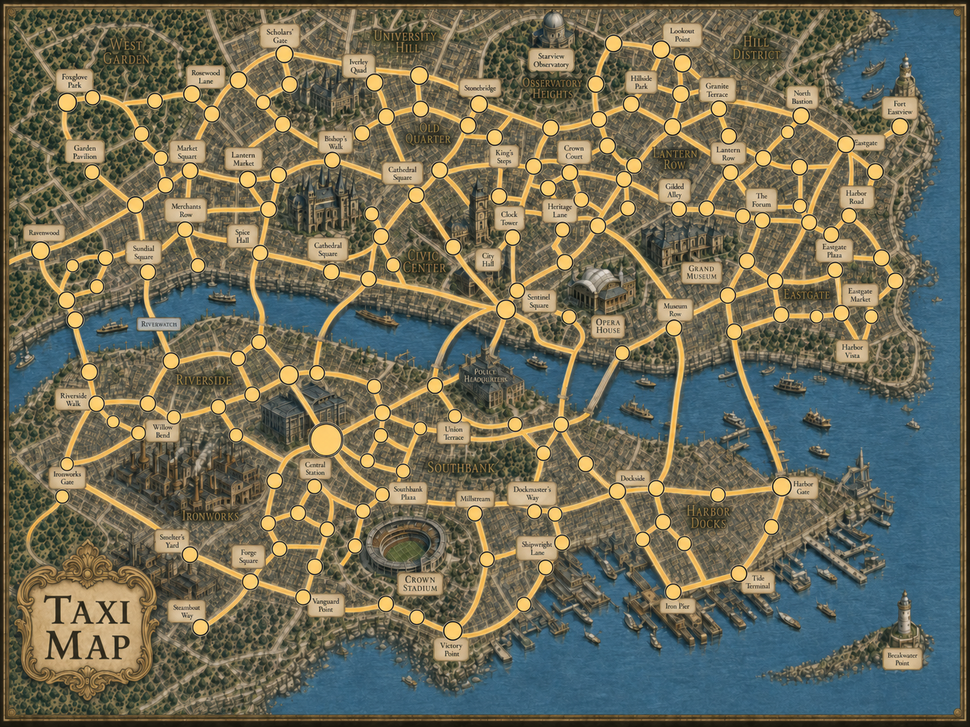
#> input picture data/raw/maps/images/taxi.png, 970 x 727 px, shrunk from 1448 x 1086 before the run, found by its file name
$ python digitize_maps.py
#> lines starting #> are read from the running program, lines starting #| are printed output that depends on the picture; after the words box and inside, x2 and y2 are one past the last pixel; in counts of white or black regions, pixels touching at a corner belong together
#!/usr/bin/env python3
"""
Multi-map digitizer for Scotland Yard.
Aligns Bus, Subway, and Map images to Taxi.png, projects the 153 master junctions,
snaps them to local circle centroids, builds transport graphs for each type, and writes outputs.
"""

import argparse
import csv
import json
import math
from pathlib import Path
import cv2
import networkx as nx
import numpy as np
from skimage.morphology import skeletonize

class DigitizerArgs:
    # Circle snapping settings
    node_h_min = 10
    node_h_max = 42
    node_s_min = 25
    node_v_min = 110

    # Road segmentation / connection parameters
    # Taxi Yellow mask
    taxi_h_min = 10
    taxi_h_max = 42
    taxi_s_min = 35
    taxi_v_min = 130

    # Bus Green mask
    bus_h_min = 35
    bus_h_max = 85
    bus_s_min = 40
    bus_v_min = 40

    # Subway Red mask
    sub_h_min = 0
    sub_h_max = 12
    sub_h_min_wrap = 160
    sub_h_max_wrap = 180
    sub_s_min = 50
    sub_v_min = 50

    # Connection parameters
    node_cut_pad = 5
    touch_radius_pad = 9
    touch_dilate = 7
    min_segment_pixels = 20

def load_master_junctions(csv_path):
    """Load reference coordinates from junctions.csv."""
    junctions = []
    with open(csv_path, "r", newline="", encoding="utf-8") as f:
        r = csv.reader(f)
        header = next(r)
        for row in r:
            if not row:
                continue
            jid, x, y, radius = int(row[0]), int(row[1]), int(row[2]), int(row[3])
            junctions.append((jid, x, y, radius))
    # Sort by ID to ensure consistency
    junctions.sort(key=lambda item: item[0])
    return junctions

def compute_homography(ref_img, tgt_img):
    """Compute Homography matrix mapping ref_img coordinates to tgt_img using ORB."""
    ref_gray = cv2.cvtColor(ref_img, cv2.COLOR_BGR2GRAY)
    tgt_gray = cv2.cvtColor(tgt_img, cv2.COLOR_BGR2GRAY)

    orb = cv2.ORB_create(nfeatures=5000)
    kp_ref, des_ref = orb.detectAndCompute(ref_gray, None)
    kp_tgt, des_tgt = orb.detectAndCompute(tgt_gray, None)

    if des_ref is None or des_tgt is None:
        print("Warning: ORB descriptors are empty. Using identity matrix.")
        return np.eye(3, dtype=np.float32)

    bf = cv2.BFMatcher(cv2.NORM_HAMMING, crossCheck=True)
    matches = bf.match(des_ref, des_tgt)
    matches = sorted(matches, key=lambda x: x.distance)

    if len(matches) < 10:
        print("Warning: Too few matches found. Using identity matrix.")
        return np.eye(3, dtype=np.float32)

    points_ref = np.zeros((len(matches), 2), dtype=np.float32)
    points_tgt = np.zeros((len(matches), 2), dtype=np.float32)
    for i, m in enumerate(matches):
        points_ref[i, :] = kp_ref[m.queryIdx].pt
        points_tgt[i, :] = kp_tgt[m.trainIdx].pt

    h, mask = cv2.findHomography(points_ref, points_tgt, cv2.RANSAC, 5.0)
    if h is None:
        print("Warning: Homography estimation failed. Using identity matrix.")
        return np.eye(3, dtype=np.float32)
    return h

def snap_coordinate(img_bgr, x, y, search_r=20, args=DigitizerArgs):
    """Find the local yellowish/cream circle centroid and snap coordinates to it."""
    hsv = cv2.cvtColor(img_bgr, cv2.COLOR_BGR2HSV)
    h, w = img_bgr.shape[:2]

    x_start = max(0, int(x - search_r))
    x_end = min(w, int(x + search_r + 1))
    y_start = max(0, int(y - search_r))
    y_end = min(h, int(y + search_r + 1))

    crop_hsv = hsv[y_start:y_end, x_start:x_end]

    # Mask for yellow/cream circle color
    mask = (crop_hsv[:, :, 0] >= args.node_h_min) & (crop_hsv[:, :, 0] <= args.node_h_max) & \
           (crop_hsv[:, :, 1] >= args.node_s_min) & (crop_hsv[:, :, 2] >= args.node_v_min)

    if np.sum(mask) == 0:
        return int(round(x)), int(round(y))

    nlabels, labels, stats, centroids = cv2.connectedComponentsWithStats(mask.astype(np.uint8))
    if nlabels <= 1:
        return int(round(x)), int(round(y))

    # Find centroid closest to the center of the crop
    crop_center_y = (y_end - y_start) / 2.0
    crop_center_x = (x_end - x_start) / 2.0
    best_dist = float('inf')
    best_cx, best_cy = x, y

    for i in range(1, nlabels):
        cx, cy = centroids[i]
        dist = math.hypot(cx - crop_center_x, cy - crop_center_y)
        if dist < best_dist:
            best_dist = dist
            best_cx = x_start + cx
            best_cy = y_start + cy

    return int(round(best_cx)), int(round(best_cy))

def segment_roads(img_bgr, mode, args=DigitizerArgs):
    """Segment roads using color thresholding based on the map mode."""
    hsv = cv2.cvtColor(img_bgr, cv2.COLOR_BGR2HSV)

    if mode == "taxi":
        lower = np.array([args.taxi_h_min, args.taxi_s_min, args.taxi_v_min], dtype=np.uint8)
        upper = np.array([args.taxi_h_max, 255, 255], dtype=np.uint8)
        mask = cv2.inRange(hsv, lower, upper)
    elif mode == "bus":
        lower = np.array([args.bus_h_min, args.bus_s_min, args.bus_v_min], dtype=np.uint8)
        upper = np.array([args.bus_h_max, 255, 255], dtype=np.uint8)
        mask = cv2.inRange(hsv, lower, upper)
    elif mode == "subway":
        lower1 = np.array([args.sub_h_min, args.sub_s_min, args.sub_v_min], dtype=np.uint8)
        upper1 = np.array([args.sub_h_max, 255, 255], dtype=np.uint8)
        mask1 = cv2.inRange(hsv, lower1, upper1)

        lower2 = np.array([args.sub_h_min_wrap, args.sub_s_min, args.sub_v_min], dtype=np.uint8)
        upper2 = np.array([args.sub_h_max_wrap, 255, 255], dtype=np.uint8)
        mask2 = cv2.inRange(hsv, lower2, upper2)

        mask = cv2.bitwise_or(mask1, mask2)
    else:
        # Default to empty mask for other modes
        mask = np.zeros(img_bgr.shape[:2], dtype=np.uint8)

    # Morphological clean up
    k = cv2.getStructuringElement(cv2.MORPH_ELLIPSE, (5, 5))
    mask = cv2.morphologyEx(mask, cv2.MORPH_CLOSE, k, iterations=2)
    mask = cv2.morphologyEx(mask, cv2.MORPH_OPEN, k, iterations=1)
    return mask

def build_graph(img_bgr, junctions, mode, args=DigitizerArgs):
    """Build graph edges by skeletonizing road mask and checking connectivity."""
    mask = segment_roads(img_bgr, mode, args)

    # Remove junction interiors so roads are disconnected components
    cut = mask.copy()
    for jid, x, y, r in junctions:
        cv2.circle(cut, (x, y), int(r + args.node_cut_pad), 0, -1)

    # Skeletonization
    skel = skeletonize(cut > 0).astype(np.uint8) * 255
    skel = cv2.dilate(skel, cv2.getStructuringElement(cv2.MORPH_ELLIPSE, (3, 3)), iterations=1)

    nlabels, labels, stats, _ = cv2.connectedComponentsWithStats(skel, connectivity=8)
    G = nx.Graph()
    for jid, x, y, r in junctions:
        G.add_node(jid, x=int(x), y=int(y), r=int(r))

    for comp_id in range(1, nlabels):
        area = stats[comp_id, cv2.CC_STAT_AREA]
        if area < args.min_segment_pixels:
            continue

        comp = (labels == comp_id).astype(np.uint8) * 255
        comp = cv2.dilate(comp, cv2.getStructuringElement(cv2.MORPH_ELLIPSE, (args.touch_dilate, args.touch_dilate)), iterations=1)

        touched = []
        for jid, x, y, r in junctions:
            ring = np.zeros(comp.shape, dtype=np.uint8)
            cv2.circle(ring, (x, y), int(r + args.touch_radius_pad), 255, -1)
            if cv2.countNonZero(cv2.bitwise_and(comp, ring)) > 0:
                touched.append(jid)

        if len(touched) == 2:
            G.add_edge(touched[0], touched[1])
        elif len(touched) > 2:
            pts = {i: np.array([junctions[i - 1][1], junctions[i - 1][2]]) for i in touched}
            # Add edges between nearest pairs in the component
            for i in touched:
                ds = sorted((np.linalg.norm(pts[i] - pts[j]), j) for j in touched if j != i)
                for _, j in ds[:2]:
                    G.add_edge(i, j)
    return G

def write_outputs(img_bgr, junctions, G, out_dir):
    """Write labelled map image, junctions.csv, graph.json, and graph.graphml."""
    out_dir.mkdir(parents=True, exist_ok=True)

    # Label circles on the image
    labelled = img_bgr.copy()
    for jid, x, y, r in junctions:
        label = str(jid)
        font = cv2.FONT_HERSHEY_SIMPLEX
        # Use a slightly larger, highly readable scale for labels
        scale = 0.50 if len(label) < 3 else 0.40
        thickness = 1
        (tw, th), _ = cv2.getTextSize(label, font, scale, thickness)

        # Compute dynamic radius:
        # 1. Base radius has +3 padding to cover the circle on the map fully.
        # 2. Text radius is the distance from center to corners to keep the text inside the circle.
        text_radius = int(math.ceil(math.hypot(tw / 2.0, th / 2.0)))
        draw_r = max(r + 3, text_radius + 3)

        # Draw backing circle
        cv2.circle(labelled, (x, y), draw_r, (245, 225, 160), -1)
        # Draw text label centered
        cv2.putText(labelled, label, (x - tw // 2, y + th // 2), font, scale, (20, 20, 20), thickness, cv2.LINE_AA)

    cv2.imwrite(str(out_dir / "junctions_labelled.png"), labelled)

    # CSV file
    with open(out_dir / "junctions.csv", "w", newline="", encoding="utf-8") as f:
        w = csv.writer(f)
        w.writerow(["id", "x", "y", "radius", "neighbors"])
        for jid, x, y, r in junctions:
            neighbors_str = " ".join(map(str, sorted(G.neighbors(jid))))
            w.writerow([jid, x, y, r, neighbors_str])

    # JSON file
    graph_json = {
        "nodes": [{"id": jid, **G.nodes[jid]} for jid in G.nodes],
        "edges": [{"source": int(a), "target": int(b)} for a, b in sorted(G.edges)],
        "adjacency": {str(jid): sorted(map(int, G.neighbors(jid))) for jid in G.nodes},
    }
    with open(out_dir / "graph.json", "w", encoding="utf-8") as f:
        json.dump(graph_json, f, indent=2)

    # GraphML file
    nx.write_graphml(G, out_dir / "graph.graphml")

def main():
    p = argparse.ArgumentParser()
    p.add_argument("--maps-dir", default=".", help="Directory containing Taxi.png, Bus.png, Subway.png, Map.png")
    args = p.parse_args()

    maps_dir = Path(args.maps_dir)

    # Find junctions.csv reference
    ref_csv_paths = [
        maps_dir / "taxi_cv_out" / "taxi_cv_out" / "junctions.csv",
        maps_dir / "taxi_cv_out" / "junctions.csv",
        maps_dir / "junctions.csv"
    ]
    csv_path = None
    for p_path in ref_csv_paths:
        if p_path.exists():
            csv_path = p_path
            break

    if not csv_path:
        raise SystemExit("Error: Could not find reference junctions.csv in taxi_cv_out folders or maps-dir.")

    print(f"Loading master junctions from: {csv_path}")
    master_juncs = load_master_junctions(csv_path)
#> (reads data/raw/maps/taxi_cv_out/junctions.csv from the repository)
    print(f"Loaded {len(master_juncs)} reference junctions.")

    # Load reference Taxi image
    taxi_img_path = maps_dir / "Taxi.png"
    if not taxi_img_path.exists():
        raise SystemExit(f"Error: {taxi_img_path} not found.")
    ref_img = cv2.imread(str(taxi_img_path))
#> ref_img is the input picture: shape (727, 970, 3); mean B, G, R 88, 108.2, 111.3

    # Definitions of target maps
    targets = [
        {"name": "Taxi.png", "mode": "taxi", "out": "taxi_cv_out"},
        {"name": "Bus.png", "mode": "bus", "out": "bus_cv_out"},
        {"name": "Subway.png", "mode": "subway", "out": "subway_cv_out"},
        {"name": "Map.png", "mode": "map", "out": "map_cv_out"},
    ]

    # We will build and store graphs to merge them for the main Map
    graphs = {}
    snapped_junctions_dict = {}

    for tgt in targets:
        name = tgt["name"]
        mode = tgt["mode"]
        out_folder = maps_dir / tgt["out"]
        img_path = maps_dir / name

        if not img_path.exists():
            print(f"Skipping {name} (file not found).")
            continue

        print(f"\nProcessing {name} (mode={mode})...")
        img = cv2.imread(str(img_path))

        # 1. Coordinate alignment & snapping
        if name == "Taxi.png":
            # For reference map, we can use coordinates directly
            # Or snap to ensure they are perfectly centered on local yellow nodes
            snapped = []
            for jid, tx, ty, tr in master_juncs:
                sx, sy = snap_coordinate(img, tx, ty)
                snapped.append((jid, sx, sy, tr))
#> this loop made 151 passes
#> (nlabels in snap_coordinate, sx, sy) on passes 1, 5, 6: (17, 424, 78), (7, 355, 127), (36, 434, 128)
#> after the loop, snapped = 151 items, first 6: (1, 424, 78, 12), (2, 961, 67, 11), (3, 1028, 78, 12), (4, 1059, 103, 13), (5, 355, 127, 12), (6, 434, 128, 11)
        else:
            # Align using homography relative to Taxi.png
            h = compute_homography(ref_img, img)
            snapped = []
            for jid, tx, ty, tr in master_juncs:
                pt = np.array([tx, ty], dtype=np.float32).reshape(1, 1, 2)
                mpt = cv2.perspectiveTransform(pt, h).reshape(2)
                sx, sy = snap_coordinate(img, mpt[0], mpt[1])
                snapped.append((jid, sx, sy, tr))

        snapped_junctions_dict[mode] = snapped
        print(f"  Mapped and snapped {len(snapped)} junctions.")
#|   Mapped and snapped 151 junctions.

        # 2. Build graph (for Taxi, Bus, Subway)
        if mode != "map":
            G = build_graph(img, snapped, mode)
#> in segment_roads, `mask = cv2.inRange(hsv, lower, upper)`:
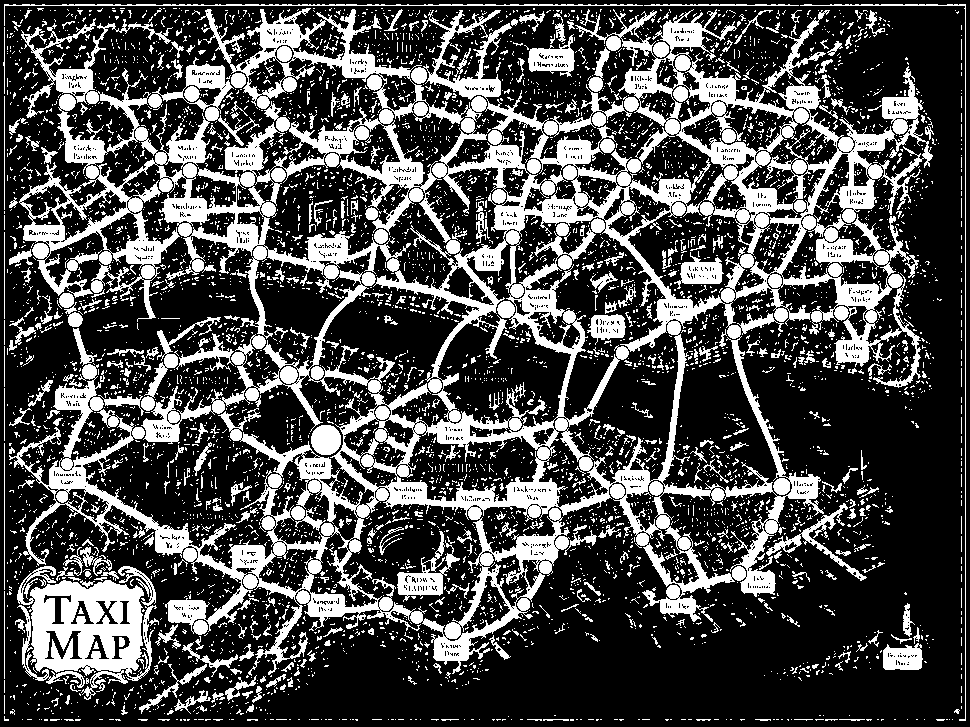
#> mask: shape (727, 970); 29.4% white; 5606 white regions (5155 under 20 px), largest, box (x1, y1, x2, y2) and area: (9, 8, 933, 676) 143345, (17, 566, 157, 700) 8772, (397, 531, 460, 602) 1330
#> the loop in build_graph, `for jid, x, y, r in junctions:` made 151 passes
#> (x, y, r) on passes 1 to 3: (424, 78, 12), (961, 67, 11), (1028, 78, 12)
#> after the loop in build_graph, `for jid, x, y, r in junctions:`:
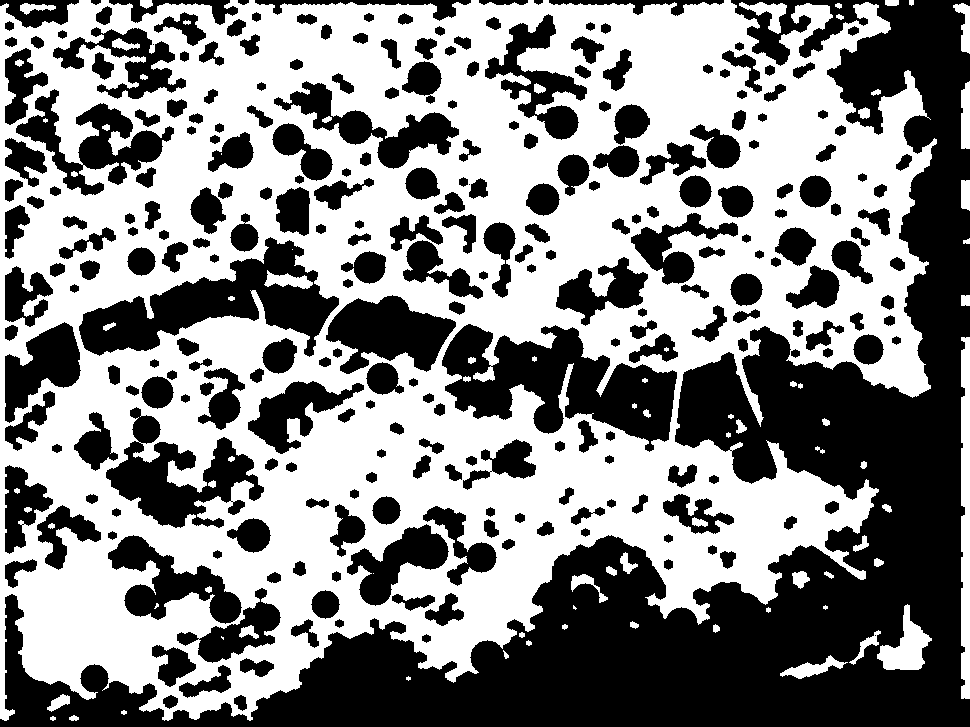
#> cut: shape (727, 970); 52.9% white; 271 black regions (3 under 20 px), largest, box (x1, y1, x2, y2) and area: (0, 0, 970, 727) 159938, (442, 324, 677, 452) 15235, (79, 237, 339, 357) 12377
#> in build_graph, `nlabels, labels, stats, _ = cv2.connectedComponentsWithStats(skel, con..`:
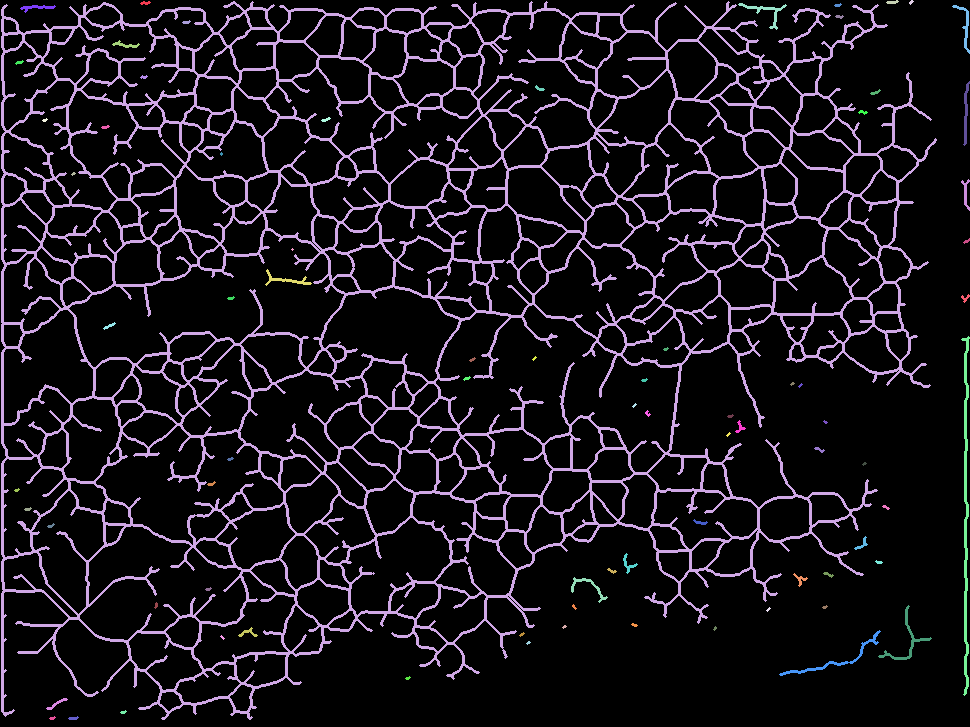
#> labels: shape (727, 970) int32; 79 distinct labels, from 0 to 78; one colour per label, 0 black
#> in build_graph, `nlabels, labels, stats, _ = cv2.connectedComponentsWithStats(skel, con..`: nlabels = 79; stats = 79 rows, first 6: [0, 0, 970, 727, 619653], [140, 1, 11, 4, 29], [1, 1, 936, 719, 81030], [886, 0, 13, 4, 35], [909, 0, 5, 5, 14], [738, 3, 49, 27, 222]
#> the loop in build_graph, `for comp_id in range(1, nlabels):` made 78 passes
#> area on passes 1, 2, 3, 5: 29, 81030, 35, 222
            graphs[mode] = G
            print(f"  Graph constructed: {G.number_of_nodes()} nodes, {G.number_of_edges()} edges.")
#|   Graph constructed: 151 nodes, 96 edges.
            write_outputs(img, snapped, G, out_folder)
#> the loop in write_outputs, `for jid, x, y, r in junctions:` made 151 passes
#> (x, y, r) on passes 18 to 20: (573, 170, 11), (623, 161, 11), (965, 164, 11)
#> after the loop in write_outputs, `for jid, x, y, r in junctions:`:
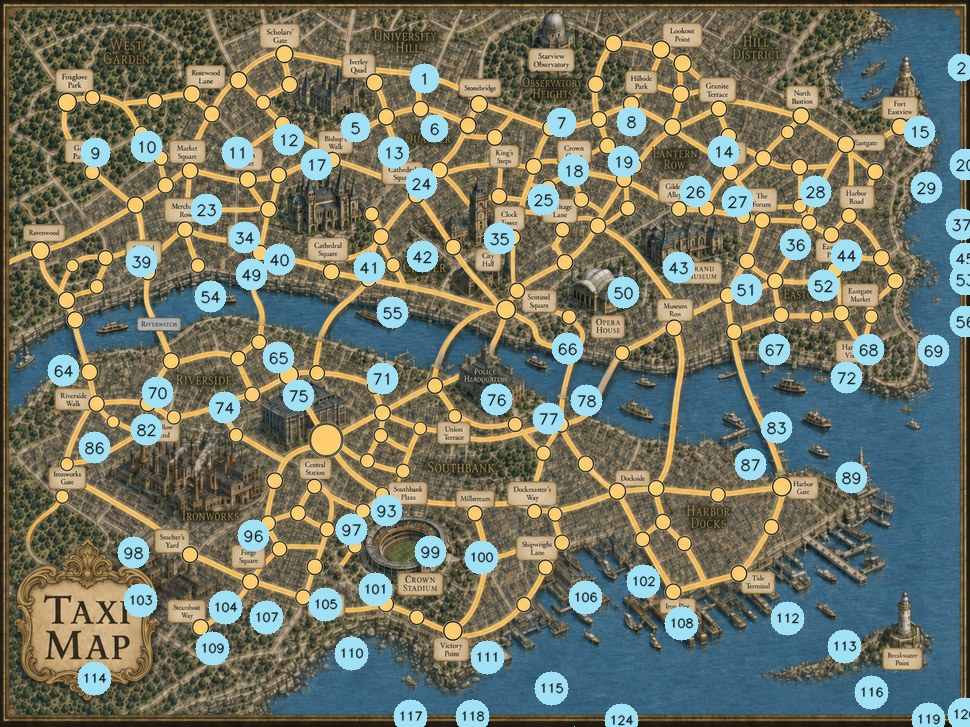
#> labelled: shape (727, 970, 3); 9.93% of pixels changed, all inside (x1, y1, x2, y2) = (47, 53, 970, 727)
#> the loop in write_outputs, `for jid, x, y, r in junctions:` made 151 passes
            print(f"  Outputs saved to: {out_folder}")
        else:
            # Map.png combined graph is the union of Taxi, Bus, Subway graphs
            G_map = nx.Graph()

            # Add nodes using the Map.png snapped coordinates
            for jid, x, y, r in snapped:
                G_map.add_node(jid, x=int(x), y=int(y), r=int(r))

            # Add edges from all transport graphs
            edge_count = 0
            for g_mode, G_transport in graphs.items():
                for u, v in G_transport.edges():
                    if not G_map.has_edge(u, v):
                        G_map.add_edge(u, v)
                        edge_count += 1

            graphs["map"] = G_map
            print(f"  Map graph merged: {G_map.number_of_nodes()} nodes, {G_map.number_of_edges()} edges (union of taxi/bus/subway).")
            write_outputs(img, snapped, G_map, out_folder)
            print(f"  Outputs saved to: {out_folder}")

    print("\nDigitization complete!")

if __name__ == "__main__":
    main()
